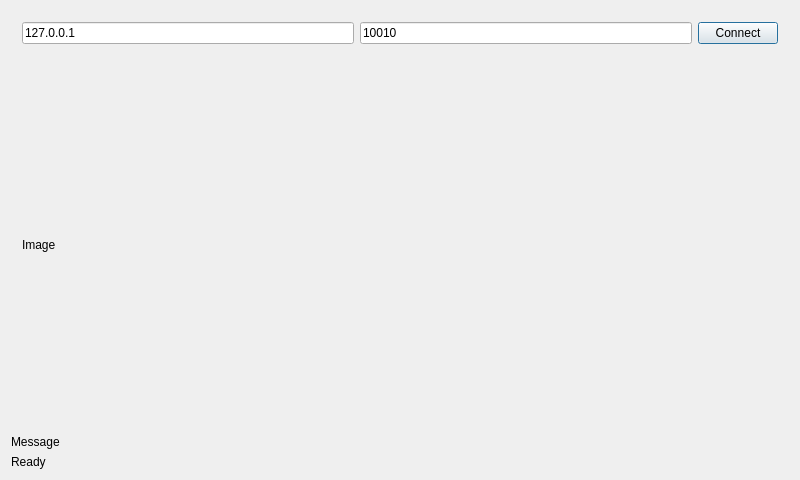
<?xml version="1.0" encoding="UTF-8"?>
<ui version="4.0">
 <class>Dialog</class>
 <widget class="QDialog" name="Dialog">
  <property name="geometry">
   <rect>
    <x>0</x>
    <y>0</y>
    <width>800</width>
    <height>480</height>
   </rect>
  </property>
  <property name="windowTitle">
   <string>Dialog</string>
  </property>
  <layout class="QGridLayout" name="gridLayout">
   <item row="1" column="0">
    <widget class="QWidget" name="widgetCamera" native="true">
     <property name="sizePolicy">
      <sizepolicy hsizetype="Preferred" vsizetype="Expanding">
       <horstretch>0</horstretch>
       <verstretch>0</verstretch>
      </sizepolicy>
     </property>
     <layout class="QGridLayout" name="gridLayout_3">
      <item row="0" column="0">
       <widget class="ClickableLabel" name="label">
        <property name="text">
         <string>Image</string>
        </property>
       </widget>
      </item>
     </layout>
    </widget>
   </item>
   <item row="2" column="0">
    <widget class="QLabel" name="labelMessage">
     <property name="text">
      <string>Message</string>
     </property>
    </widget>
   </item>
   <item row="3" column="0">
    <widget class="QLabel" name="labelStatus">
     <property name="text">
      <string>Ready</string>
     </property>
    </widget>
   </item>
   <item row="0" column="0">
    <widget class="QWidget" name="widgetConnect" native="true">
     <layout class="QHBoxLayout" name="horizontalLayout">
      <item>
       <widget class="QLineEdit" name="lineEditIP">
        <property name="text">
         <string>127.0.0.1</string>
        </property>
       </widget>
      </item>
      <item>
       <widget class="QLineEdit" name="lineEditPort">
        <property name="text">
         <string>10010</string>
        </property>
       </widget>
      </item>
      <item>
       <widget class="QPushButton" name="pushButtonConnect">
        <property name="text">
         <string>Connect</string>
        </property>
       </widget>
      </item>
     </layout>
    </widget>
   </item>
  </layout>
 </widget>
 <layoutdefault spacing="6" margin="11"/>
 <customwidgets>
  <customwidget>
   <class>ClickableLabel</class>
   <extends>QLabel</extends>
   <header location="global">clickablelabel.h</header>
  </customwidget>
 </customwidgets>
 <resources/>
 <connections/>
</ui>
